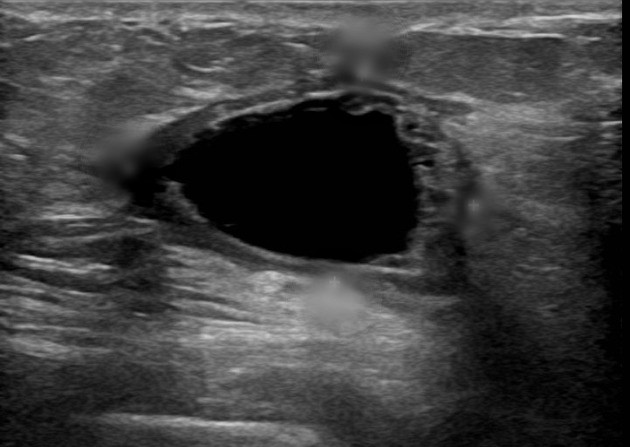
%> input picture SeromaSegmentation/simpler_tests/full process with test images/seroma.jpg, 630 x 447 px
$ octave main.m   (GNU Octave 9; MATLAB toolbox functions it lacks are replaced by stand-ins)
%> lines starting %> are read from the running program, lines starting %| are printed output that depends on the picture; in (x1, y1, x2, y2) boxes, pixels count from 0 and x2, y2 are one past the last pixel; in counts of white or black regions, pixels touching at a corner belong together; the program's own positions count from 1
### SeromaSegmentation/simpler_tests/full process with test images/Preprocess.m
function O = Preprocess(I)

%preprocess image - grayscale, sharpen, equalize histogram
I = rgb2gray(I);
I = imsharpen(I);
I = histeq(I);
O = I;

end

### SeromaSegmentation/simpler_tests/full process with test images/Contour.m
function [O, contours] = Contour(I, bi_thresh, se_erode, se_dilate)

%obtain contours - binarize, invert, erode, dilate, find contours

I = imbinarize(I, bi_thresh);
I = imcomplement(I);
%I = imfill(I, 'holes'); %commented b/c goes a little too far
I = imclearborder(I); %might need to remove as seroma might be at edge
I = imerode(I, se_erode);
I = imdilate(I, se_dilate);
contours = bwboundaries(I);
O = I;

end

### SeromaSegmentation/simpler_tests/full process with test images/IsContourGood.m
function [contours_good] = IsContourGood(contours_raw, min_contour_length)
%ISCONTOURGOOD Checking various factors to remove unrelated contours

contours_good = cell(length(contours_raw), 1);
cnt_good_counter = 1;

for k = 1:length(contours_raw)
    cnt = contours_raw{k};

    %check for small contours
    if length(cnt) < min_contour_length
        continue
    else
        %append list of good contours
        contours_good{cnt_good_counter, 1} = cnt;
        cnt_good_counter = cnt_good_counter + 1;
    end
end
%remove empty entries
contours_good = contours_good(~cellfun('isempty',contours_good));
end

### SeromaSegmentation/simpler_tests/full process with test images/ContourInterpolation2d.m
function interp_coords = ContourInterpolation2d(contours, N)
%Interpolation of contours

interp_coords = cell(length(contours), 1);

%https://stackoverflow.com/questions/27429784/equally-spaced-points-in-a-contour/27430360#27430360

for k = 1:length(contours)
    cnt = contours{k};

    dx = diff(cnt(:,2));
    dy = diff(cnt(:,1));

    dS = sqrt(dx.^2+dy.^2);
    dS = [0; dS];

    d = cumsum(dS);
    perim = d(end);

    ds = perim/N;
    dSi = ds*(0:N).';
    dSi(end) = dSi(end)-.005;

    xi = interp1(d, cnt(:,2), dSi, 'spline');
    yi = abs(-1.*(interp1(d, cnt(:,1), dSi, 'spline')));
    interp_coords{k,1} = [xi yi];
end

end

### SeromaSegmentation/simpler_tests/full process with test images/CreateTriangles.m
function surf_tri = CreateTriangles(num_cnt, cnt_length)
%CREATE_TRIANGLES
%num_cnt = number of contours
%cnt_length = number of points on a single contour

tri = zeros(cnt_length,3);
surf_tri = cell(num_cnt, 1);

for i = 1:cnt_length - 1
    tri(2*i-1:2*i,:) = [i i+1 i+cnt_length; i+cnt_length i+1+cnt_length i+1];
end

%uses tri as building block to create triangle indices between all adjacent
%contours
for j = 1:num_cnt
   surf_tri{j} =  tri + (j-1) * cnt_length;
end

%triangles between last and first contour
for i = 1:cnt_length - 1
    surf_tri{num_cnt}(2*i-1,3) = i;
    surf_tri{num_cnt}(2*i,1) = i;
    surf_tri{num_cnt}(2*i,2) = i+1;
end

surf_tri = cell2mat(surf_tri);

end

### SeromaSegmentation/simpler_tests/full process with test images/fnc_gen.m
function [s_x, s_y] = fnc_gen(z_int,z_val,w,epsilon)
%generate s(x) from sample points, original points, weights, and phi (rbf)

%create empty array
s_x = zeros(length(z_int),1);
s_y = zeros(length(z_int),1);


for i = 1:length(z_int)
    for k = 1:length(z_val)
        %summation(weights*phi(||x_int-xk||)) for k = # original points
        s_x(i) = s_x(i)+ w(k,1)*exp(-(epsilon*(norm(z_int(i)-z_val(k)))^2));
        s_y(i) = s_y(i)+ w(k,2)*exp(-(epsilon*(norm(z_int(i)-z_val(k)))^2));
    end
end
end

### SeromaSegmentation/simpler_tests/full process with test images/make_phi_mat.m
function phi_mat = make_phi_mat(data, epsilon)
%generating phi matrix to solve for weights

%create empty array
phi_mat = zeros(length(data));


for i = 1:length(data)
    for j = 1:length(data)
        %fill rows and columns with phi = exp(-(epsilon*||xj - xi||)^2)
        phi_mat(i,j) = exp(-(epsilon*norm(data(j) - data(i)))^2);

    end
end
end

### SeromaSegmentation/simpler_tests/full process with test images/main.m
clear; clc; close all;
%% Constants

bi_thresh = 0.23;
min_contour_length = 400;
se_erode = strel('disk',4,6);
se_dilate = strel('disk',4,4); %should try octagon
num_points = 100;
epsilon = 1;
z_val = [0; 1; 2]; %this is seperation distance between slices
z_int = [0:0.05:2]; %points to evaluate interpolation at

%% Contour Interpolation - TEST IMAGES

%import images, preprocess, find contours, remove poor contours
seroma = imread('seroma.jpg');
%> seroma is the input picture: size 447x630x3 uint8; min 0, max 214, mean 61.7
seroma2 = imread('seroma2.jpg');
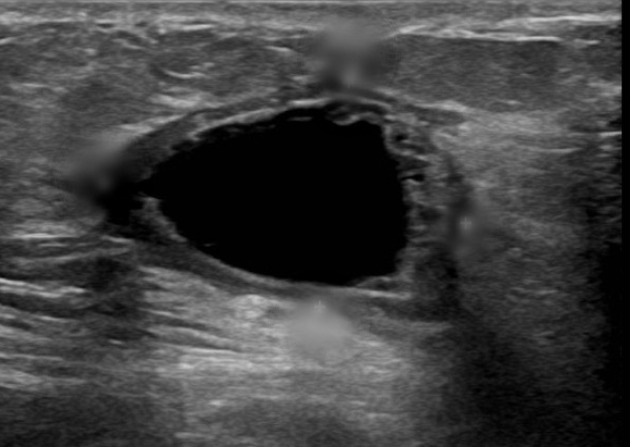
%> input picture SeromaSegmentation/simpler_tests/full process with test images/seroma2.jpg, 630 x 447 px
%> seroma2 is the input picture: size 447x630x3 uint8; min 0, max 211, mean 63.1
seroma3 = imread('seroma3.jpg');
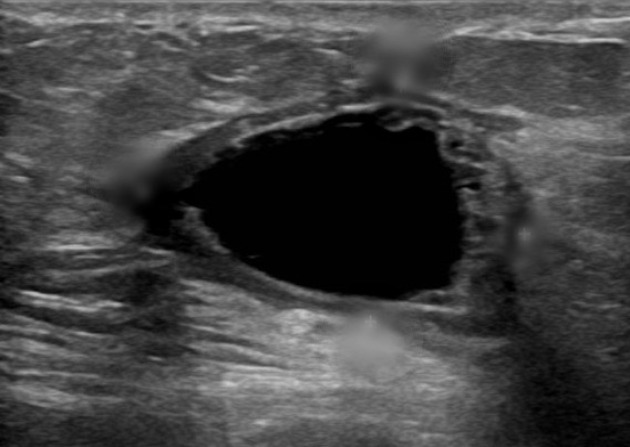
%> input picture SeromaSegmentation/simpler_tests/full process with test images/seroma3.jpg, 630 x 447 px
%> seroma3 is the input picture: size 447x630x3 uint8; min 0, max 203, mean 66.9

seromas = {seroma; seroma2; seroma3};
%> seromas = 3 items
contours_interp_all = cell(3,1); %!need to be able to take more than three contours
hold on
for k = 1:length(seromas)
    srma = seromas{k};
    seroma_pre = Preprocess(srma);
    [seroma_cont, contours] = Contour(seroma_pre, bi_thresh, se_erode, se_dilate);
    contours_good = IsContourGood(contours, min_contour_length);

    %interpolate and save interpolated contours
    contours_interp = ContourInterpolation2d(contours_good, num_points);
    contours_interp_all{k} = contours_interp{1};
end
%> this loop made 3 passes
%> contours_good on pass 1: {[], [], [], [], [], [], [], [], [], [], [], []}
%> pass 1, in Preprocess, `I = histeq(I);`:
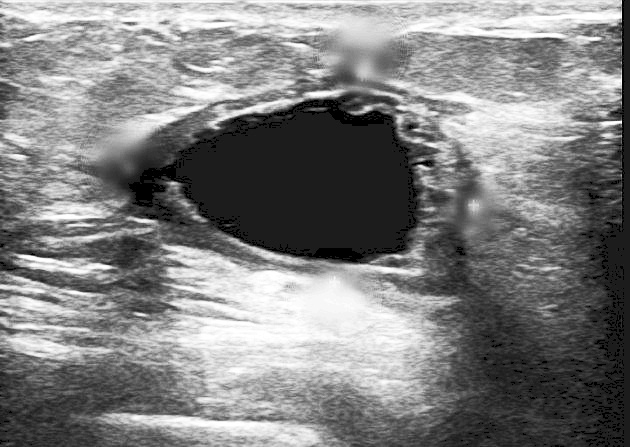
%> I: size 447x630 uint8; min 0, max 255, mean 127.7
%> pass 1, in Contour, `I = imbinarize(I, bi_thresh);`:
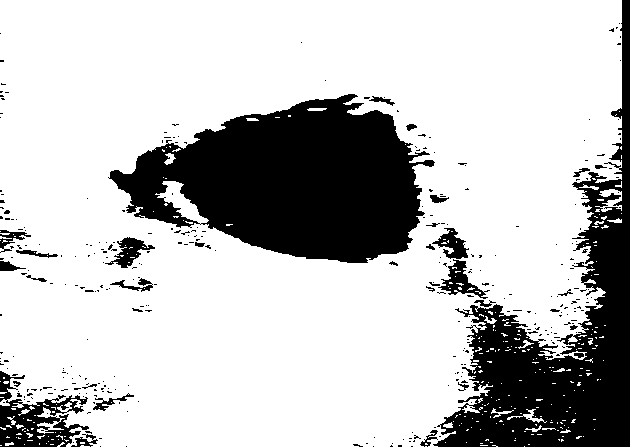
%> I: size 447x630 logical; 76% white; 338 black regions (304 under 20 px), largest, box (x1, y1, x2, y2) and area: (108, 94, 435, 263) 33741, (433, 0, 630, 447) 25890, (0, 371, 89, 447) 2946
%> after the loop, contours_interp_all = 3 items
hold off

%% Shape Interpolation

s_x = cell(num_points, 1);
s_y = cell(num_points, 1);
%rbf 3d interpolation as outlined by https://en.wikipedia.org/wiki/Radial_basis_function_interpolation
%interpolating x and y values given known z values
for i = 1:num_points
    f_x = [contours_interp_all{1}(i,:); contours_interp_all{2}(i,:); contours_interp_all{3}(i,:)];
    phi_mat = make_phi_mat(z_val, epsilon);
    w = phi_mat\f_x;
    [s_x{i,1}, s_y{i,1}] = fnc_gen(z_int, z_val, w, epsilon);
end
%> this loop made 100 passes
%> (f_x, w) on passes 1 to 8: ([111 174; 84 189; 115 197], [107.8 143.4; 3.21 74.87; 111.8 166.8]), ([120.2 172.3; 93.68 185.6; 125 189], [115.4 141.8; 6.97 75.01; 120.3 158.8]), ([130 175; 103 191; 136.4 193.4], [124.2 143; 9.22 78.86; 130.8 161.8]), ([137 168.1; 110.9 185; 146.7 195.3], [130.2 138.2; 11.51 73.18; 140.1 165.9]), ([139 158; 113 174.3; 147 183.8], [131.6 129.7; 13.2 69.21; 139.7 156]), ([147.6 152.3; 120.8 167.1; 155 175], [139.1 125.1; 15.71 66.55; 146.7 148.3]), ([156.8 150.2; 130 163.7; 165.8 169.1], [147.2 123.4; 18.34 65.81; 156.4 142.6]), ([165 154.2; 139 163.2; 178.2 166.9], [154.4 127.9; 20.48 64.32; 167.8 140.9])
%> after the loop, s_x = 100 items; s_y = 100 items
hold on
%plot interpolated 3d curves
for i = 1:length(s_x)
    plot3(z_int, s_x{i,1},s_y{i,1},'Linewidth', 2)
end
%> this loop made 100 passes
%plot interpolated 2d slices
for k = 1:length(contours_interp_all)
    cnt_int = contours_interp_all{k};
    plot3(z_val(k,1)*ones(length(cnt_int),1), cnt_int(:,1), cnt_int(:,2), 'b', 'Linewidth', 3);
end
%> this loop made 3 passes
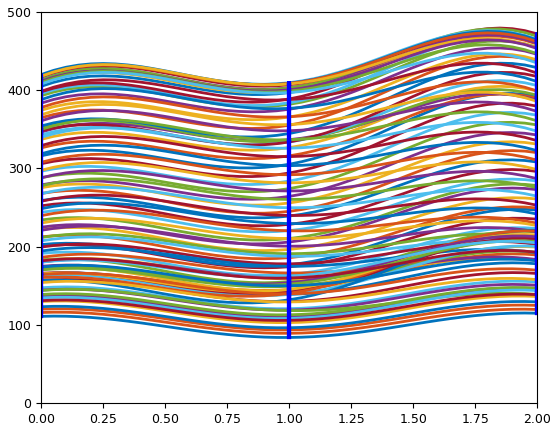
%> figure redrawn from the program's plot data; curve peaks at x = 1.95, y = 115.3; curve peaks at x = 1.95, y = 125.4; curve peaks at x = 1.95, y = 136.9; curve peaks at x = 1.9, y = 147.3

%create vectors from cells
s_x_surf = cell2mat(s_x);
%> s_x_surf = 4100 values, max 479.5 at index 1719, min 84 at index 21, mean 267.5
s_y_surf = cell2mat(s_y);
%> s_y_surf = 4100 values, max 312.9 at index 2454, min 96 at index 1272, mean 201.5
z_int_surf = repmat(z_int, 1, length(s_x)).';
%> z_int_surf = 4100 values, max 2 at index 41, min 0 at index 1, mean 1

figure;
hold on
tri_check = CreateTriangles(num_points, length(z_int));
%z multiplied by 100 so stl has normal appearance
fv = trimesh(tri_check, z_int_surf.*100, s_x_surf, s_y_surf);
%> fv = -180.4

%> (the run ends here)
